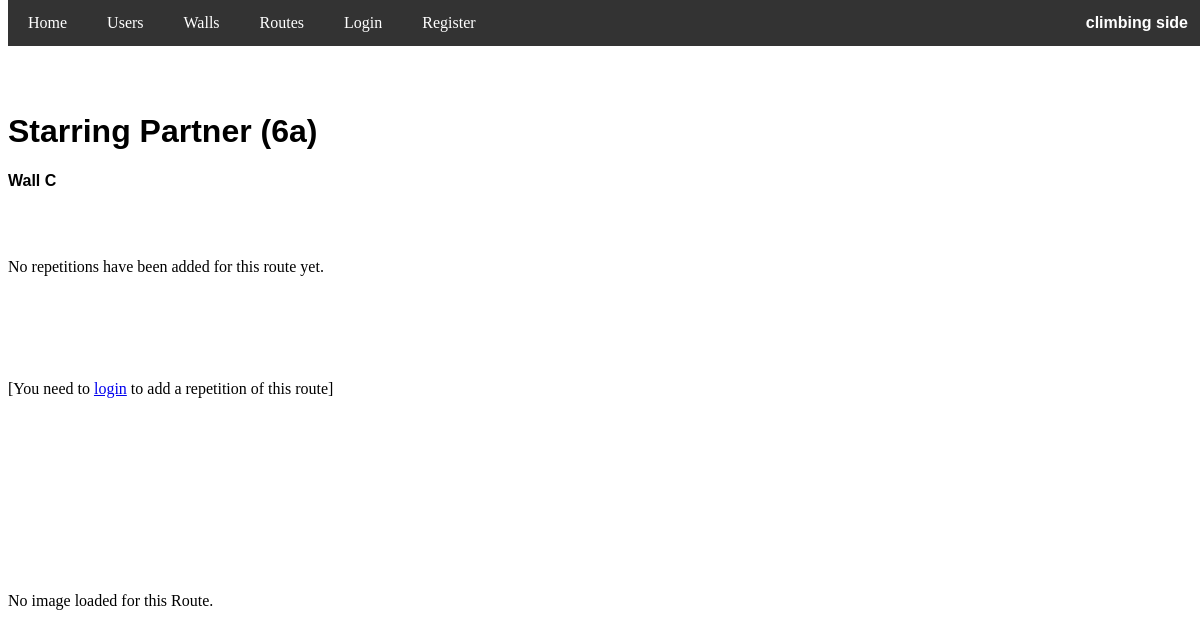
Before: /routes/109 with the older database file.
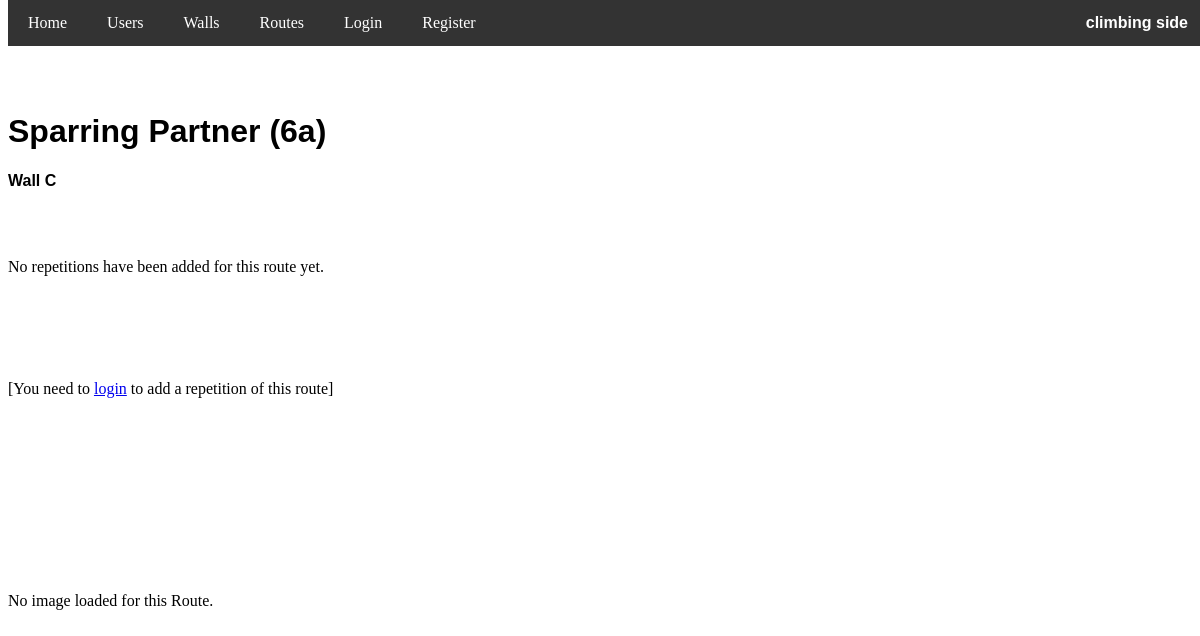
After: the same page with the newer database file.
### app/models.py (models this page shows, shortened)
class Route(db.Model):
    id = db.Column(db.Integer, primary_key=True)
    name = db.Column(db.String(100), nullable=False)
    grade = db.Column(db.String(3), nullable=False)
    wall_id = db.Column(db.Integer, db.ForeignKey('wall.id'), nullable=False)
    image_file = db.Column(db.String(255), nullable=True)

### app/routes.py (the view, shortened to what this page needs)
@routes.route('/routes/<int:route_id>', methods=['GET', 'POST'])
def route_page(route_id):
    route = Route.query.get_or_404(route_id)
    user_data = db.session.execute(
        user_route.select().where(user_route.c.route_id == route_id).order_by(desc(user_route.c.date))
    ).fetchall()
    users_with_grades = []
    current_user_repetition = None
    n_rep = len(users_with_grades)
    scores = [float(user_entry.score) for user_entry in user_data]
    grades = [float(user_entry.proposed_grade) for user_entry in user_data]
    avg_score = mean(scores) if scores else 0
    avg_proposed_grade = mean(grades) if grades else 0
    min_grade = int(min(grades)) if grades else 0
    max_grade = int(max(grades)) if grades else 0
    if min_grade > 0 and max_grade < 350:
        all_grades = list(range(min_grade - 1, max_grade + 2))
    elif min_grade == 0 or max_grade == 350:
        all_grades = list(range(min_grade, max_grade + 1))
    grade_frequencies = dict(Counter(grades))
    full_grade_frequencies = {grade: grade_frequencies.get(grade, 0) for grade in all_grades}
    grade_labels = {int(grade): display_grade_backend(int(grade)) for grade in all_grades}
    return render_template('routes/route_page.html', route=route, users_with_grades=users_with_grades, avg_score=avg_score, avg_proposed_grade=avg_proposed_grade, full_grade_frequencies=full_grade_frequencies,grade_labels=grade_labels, n_rep=n_rep, current_user_repetition=current_user_repetition)

### app/templates/routes/route_page.html (shortened to what the changed rows need)
<!DOCTYPE html>
<html lang="en">
<head>
    <link rel="stylesheet" href="{{ url_for('static', filename='styles.css') }}">
</head>
<body>
    <div class="content">
    <br>
    <br>
    <br>
    <h1 style="font-family: Verdana, sans-serif;">{{ route.name }} ({{ route.grade }})</h1>
    <p style="font-family: Verdana, sans-serif;"> <a href="{{ url_for('routes.wall_page', wall_id=route.wall_id) }}" class="link6" >Wall {{ route.wall.name }} </a> </p>
    <br>
    <br>
    {% if users_with_grades %}
        <p>Number of reps: <strong style="font-family: Verdana, sans-serif;">{{n_rep}}</strong> <br>
        Average proposed grade: <strong style="font-family: Verdana, sans-serif;">{{ display_grade(avg_proposed_grade|int) }}</strong> <br>
        Score: <strong style="font-family: Verdana, sans-serif;">{{ avg_score|round(2) }}/5</strong>  <span id="star1" class="star-container">★★★★★</span></p>
        <script>
            // Funzione per aggiornare il riempimento delle stelle
            function updateStarRating(voto) {
                const percentage = (voto / 5) * 100;
                const starElement = document.getElementById('star1');
                starElement.style.setProperty('--filled-star-width', `${percentage}%`);
            }
            updateStarRating({{ avg_score }});
        </script>
    {% else %}
        <p>No repetitions have been added for this route yet.</p>
    {% endif %}
    <br>
    <br>
    <br>
    {% if current_user.is_authenticated %}
        {% if current_user in route.users %}
            <p>
                {% if current_user_repetition %}
                    Your proposed grade: <strong style="font-family: Verdana, sans-serif;">{{ display_grade(current_user_repetition.proposed_grade) }}</strong>,
                    score: <strong style="font-family: Verdana, sans-serif;">{{ current_user_repetition.score }}/5</strong>,
                    date: <strong style="font-family: Verdana, sans-serif;">{{ current_user_repetition.date.strftime('%Y-%m-%d') }}</strong>
                {% endif %}
            </p>
            <div class="button-group">
                <button id="edit-form-btn">Edit</button>
                <form method="POST" action="{{ url_for('routes.remove_route_rep', route_id=route.id) }}" style="display:inline;" onsubmit="return confirmDeletion();">
                    <button type="submit" id="remove-rep-btn">Remove</button>
                </form>
                <div id="edit-repetition-form" style="display: none; margin-top: 20px;" data-route-grade="{{ display_grade(current_user_repetition.proposed_grade) }}" data-route-score="{{ current_user_repetition.score }}" data-route-date="{{ current_user_repetition.date.strftime('%Y-%m-%d') }}">
                <form id="edit-grade-form" method="POST">
                    <input type="hidden" name="action" value="edit">
                    <label for="edit_base_grade">Proposed grade:</label>
                    <select id="edit_base_grade" name="base_grade" required>
                        <option value="0">4a</option>
                        <option value="10">4a+</option>
                        <option value="20">4b</option>
                        <option value="30">4b+</option>
                        <option value="40">4c</option>
                        <option value="50">4c+</option>
                        <option value="60">5a</option>
                        <option value="70">5a+</option>
                        <option value="80">5b</option>
                        <option value="90">5b+</option>
                        <option value="100">5c</option>
                        <option value="110">5c+</option>
                        <option value="120">6a</option>
                        <option value="130">6a+</option>
                        <option value="140">6b</option>
                        <option value="150">6b+</option>
                        <option value="160">6c</option>
                        <option value="170">6c+</option>
                        <option value="180">7a</option>
                        <option value="190">7a+</option>
                        <option value="200">7b</option>
                        <option value="210">7b+</option>
                        <option value="220">7c</option>
                        <option value="230">7c+</option>
                        <option value="240">8a</option>
                        <option value="250">8a+</option>
                        <option value="260">8b</option>
                        <option value="270">8b+</option>
                        <option value="280">8c</option>
                        <option value="290">8c+</option>
                        <option value="300">9a</option>
                        <option value="310">9a+</option>
                        <option value="320">9b</option>
                        <option value="330">9b+</option>
                        <option value="340">9c</option>
                    </select>
                    <label for="edit_decimal_part"> </label>
                    <select id="edit_decimal_part" name="decimal_part" required>
                        <option value="0">.0</option>
                        <option value="1">.1</option>
                        <option value="2">.2</option>
                        <option value="3">.3</option>
                        <option value="4">.4</option>
                        <option value="5">.5</option>
                        <option value="6">.6</option>
                        <option value="7">.7</option>
                        <option value="8">.8</option>
                        <option value="9">.9</option>
                    </select>
                    <label for="edit_score">Score (1-5):</label>
                    <input type="number" id="edit_score" name="score" min="1" max="5" required>
                    <label for="edit_repetition_date">Date:</label>
                    <input type="date" id="edit_date" name="date" required>
                    <button type="submit">Update</button>
                    <button type="button" id="cancel-edit-btn">Cancel</button>
                </form>
                </div>
                <script>
                    document.addEventListener("DOMContentLoaded", function() {
                        // route.grade
                        const routeGradeText = document.getElementById("edit-repetition-form").getAttribute("data-route-grade");
                        const [baseGradeText, decimalPart] = routeGradeText.split(".");
                        const baseGradeSelect = document.getElementById("edit_base_grade");
                        // Cerca l'opzione con il testo corrispondente a route.grade e selezionala
                        for (let option of baseGradeSelect.options) {
                            if (option.text === baseGradeText) {
                                option.selected = true;
                                break;
                            }
                        }
                        // Imposta il valore del campo decimal_part con la parte decimale
                        const decimalPartSelect = document.getElementById("edit_decimal_part");
                        decimalPartSelect.value = decimalPart || "0";  // Imposta .0 come default se non esiste una parte decimale
                        //route.score
                        const routeScore = document.getElementById("edit-repetition-form").getAttribute("data-route-score");
                        const scoreSelect = document.getElementById("edit_score");
                        scoreSelect.value = routeScore || "3";
                        //route.date
                        const dateString = document.getElementById("edit-repetition-form").getAttribute("data-route-date");
                        document.getElementById("edit_date").value = dateString;
                    });
                </script>
            </div>
        {% else %}
            <button id="show-form-btn">Add Repetition</button>
            <div id="repetition-form" data-route-grade="{{route.grade}}">
                <form id="grade-form" method="POST">
                    <input type="hidden" name="action" value="add">
                    <label for="base_grade">Proposed grade:</label>
                    <select id="base_grade" name="base_grade" required>
                        <option value="0">4a</option>
                        <option value="10">4a+</option>
                        <option value="20">4b</option>
                        <option value="30">4b+</option>
                        <option value="40">4c</option>
                        <option value="50">4c+</option>
                        <option value="60">5a</option>
                        <option value="70">5a+</option>
                        <option value="80">5b</option>
                        <option value="90">5b+</option>
                        <option value="100">5c</option>
                        <option value="110">5c+</option>
                        <option value="120">6a</option>
                        <option value="130">6a+</option>
                        <option value="140">6b</option>
                        <option value="150">6b+</option>
                        <option value="160">6c</option>
                        <option value="170">6c+</option>
                        <option value="180">7a</option>
                        <option value="190">7a+</option>
                        <option value="200">7b</option>
                        <option value="210">7b+</option>
                        <option value="220">7c</option>
                        <option value="230">7c+</option>
                        <option value="240">8a</option>
                        <option value="250">8a+</option>
                        <option value="260">8b</option>
                        <option value="270">8b+</option>
                        <option value="280">8c</option>
                        <option value="290">8c+</option>
                        <option value="300">9a</option>
                        <option value="310">9a+</option>
                        <option value="320">9b</option>
                        <option value="330">9b+</option>
                        <option value="340">9c</option>
                    </select>
                    <label for="decimal_part"> </label>
                    <select id="decimal_part" name="decimal_part" required>
                        <option value="0">.0</option>
                        <option value="1">.1</option>
                        <option value="2">.2</option>
                        <option value="3">.3</option>
                        <option value="4">.4</option>
                        <option value="5" selected>.5</option>
                        <option value="6">.6</option>
                        <option value="7">.7</option>
                        <option value="8">.8</option>
                        <option value="9">.9</option>
                    </select>
                    <label for="score">Score (1-5):</label>
                    <input type="number" id="score" name="score" min="1" max="5" value="3" required>
                    <label for="repetition_date">Date of Repetition:</label>
                    <input type="date" id="date" name="date" required>
                    <button type="submit">Submit</button>
                    <button type="button" id="cancel-btn">Cancel</button>
                </form>
            </div>
            <script>
                document.addEventListener("DOMContentLoaded", function() {
                    // Recupera il valore di route.grade come testo
                    const routeGradeText = document.getElementById("repetition-form").getAttribute("data-route-grade");
                    // Seleziona il menu a discesa base_grade
                    const baseGradeSelect = document.getElementById("base_grade");
                    // Cerca l'opzione con il testo corrispondente a route.grade e selezionala
                    for (let option of baseGradeSelect.options) {
                        if (option.text === routeGradeText) {
                            option.selected = true;
                            break;
                        }
                    }
                    // Imposta il campo data alla data corrente
                    const today = new Date();
                    const year = today.getFullYear();
                    const month = String(today.getMonth() + 1).padStart(2, '0'); // Mese con due cifre
                    const day = String(today.getDate()).padStart(2, '0');        // Giorno con due cifre
                    // Formatta la data come YYYY-MM-DD e impostala nel campo
                    const todayString = `${year}-${month}-${day}`;
                    document.getElementById("date").value = todayString;
                });
            </script>
        {% endif %}
    {% else %}
        <br>
        <p>[You need to <a href="{{ url_for('users.login') }}">login</a> to add a repetition of this route]</p>
    {% endif %}
    <br>
    <br>
    <br>
    <br>
    <br>
    <br>
    <br>
    <br>
    <br>
    {% if route.image_file %}
        <div class="route-image">
            <img src="{{ route.image_file }}" alt="{{ route.name }}" class="img-fluid" style="width: 400px; height: auto;">
        </div>
        {% if current_user.is_authenticated and current_user.id == 1  %}
        <form method="POST" action="{{ url_for('routes.delete_image', route_id=route.id) }}">
            <input type="hidden" name="delete_image" value="true">
            <button type="submit" class="btn btn-danger">Delete Image</button>
        </form>
        {% endif %}
    {% else %}
        <div class="route-image">
            <p>No image loaded for this Route.</p>
        </div>
    {% endif %}
    </div>
    <br>
    <br>
    <br>
    <br>
    <br>
    <br>
</body>
</html>

Changed rows visible on the page:
changed Route: name "Starring Partner" → "Sparring Partner"
